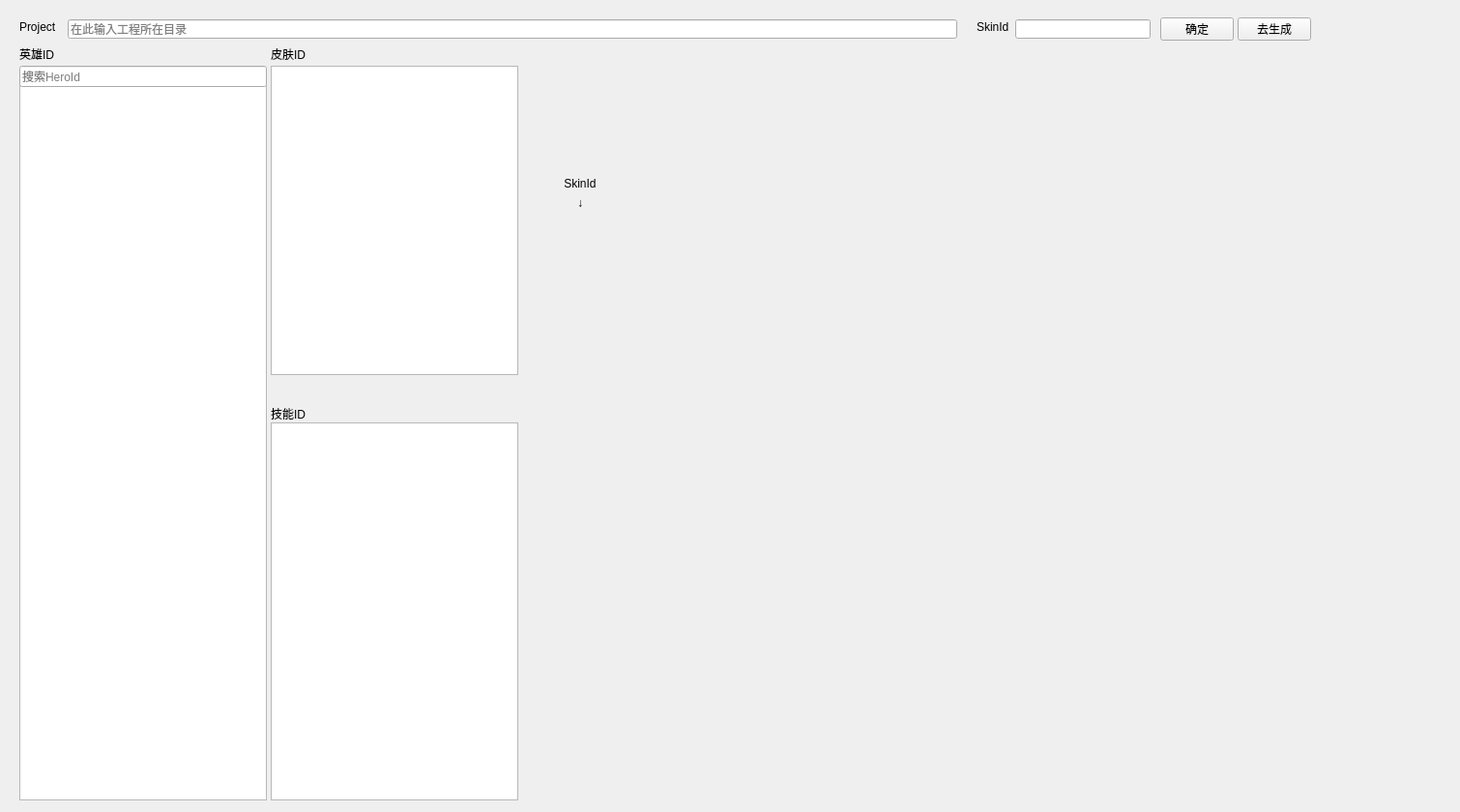
<?xml version="1.0" encoding="UTF-8"?>
<ui version="4.0">
 <class>QtSkillModelToolClass</class>
 <widget class="QMainWindow" name="QtSkillModelToolClass">
  <property name="geometry">
   <rect>
    <x>0</x>
    <y>0</y>
    <width>1510</width>
    <height>840</height>
   </rect>
  </property>
  <property name="windowTitle">
   <string>Skill Model Exporter</string>
  </property>
  <widget class="QWidget" name="centralWidget">
   <widget class="QWidget" name="gridLayoutWidget">
    <property name="geometry">
     <rect>
      <x>670</x>
      <y>50</y>
      <width>831</width>
      <height>781</height>
     </rect>
    </property>
    <layout class="QGridLayout" name="gLayoutPreview"/>
   </widget>
   <widget class="QLineEdit" name="editPath">
    <property name="geometry">
     <rect>
      <x>70</x>
      <y>20</y>
      <width>920</width>
      <height>20</height>
     </rect>
    </property>
    <property name="acceptDrops">
     <bool>false</bool>
    </property>
    <property name="autoFillBackground">
     <bool>false</bool>
    </property>
    <property name="placeholderText">
     <string>在此输入工程所在目录</string>
    </property>
    <property name="clearButtonEnabled">
     <bool>true</bool>
    </property>
   </widget>
   <widget class="QLabel" name="label">
    <property name="geometry">
     <rect>
      <x>20</x>
      <y>20</y>
      <width>42</width>
      <height>16</height>
     </rect>
    </property>
    <property name="text">
     <string>Project</string>
    </property>
   </widget>
   <widget class="QPushButton" name="btnConfirm">
    <property name="geometry">
     <rect>
      <x>1200</x>
      <y>18</y>
      <width>76</width>
      <height>24</height>
     </rect>
    </property>
    <property name="text">
     <string>确定</string>
    </property>
    <property name="autoDefault">
     <bool>false</bool>
    </property>
   </widget>
   <widget class="QLabel" name="label_3">
    <property name="geometry">
     <rect>
      <x>280</x>
      <y>48</y>
      <width>36</width>
      <height>16</height>
     </rect>
    </property>
    <property name="text">
     <string>皮肤ID</string>
    </property>
   </widget>
   <widget class="QListView" name="list_view_skins">
    <property name="geometry">
     <rect>
      <x>280</x>
      <y>68</y>
      <width>256</width>
      <height>320</height>
     </rect>
    </property>
   </widget>
   <widget class="QLabel" name="label_4">
    <property name="geometry">
     <rect>
      <x>280</x>
      <y>420</y>
      <width>36</width>
      <height>16</height>
     </rect>
    </property>
    <property name="text">
     <string>技能ID</string>
    </property>
   </widget>
   <widget class="QListView" name="list_view_skills">
    <property name="geometry">
     <rect>
      <x>280</x>
      <y>437</y>
      <width>256</width>
      <height>391</height>
     </rect>
    </property>
   </widget>
   <widget class="QLabel" name="label_2">
    <property name="geometry">
     <rect>
      <x>20</x>
      <y>48</y>
      <width>36</width>
      <height>16</height>
     </rect>
    </property>
    <property name="text">
     <string>英雄ID</string>
    </property>
   </widget>
   <widget class="QListView" name="list_view_heros">
    <property name="enabled">
     <bool>true</bool>
    </property>
    <property name="geometry">
     <rect>
      <x>20</x>
      <y>88</y>
      <width>256</width>
      <height>740</height>
     </rect>
    </property>
    <property name="sizePolicy">
     <sizepolicy hsizetype="Expanding" vsizetype="Expanding">
      <horstretch>0</horstretch>
      <verstretch>0</verstretch>
     </sizepolicy>
    </property>
   </widget>
   <widget class="QPushButton" name="btn_generate">
    <property name="geometry">
     <rect>
      <x>1280</x>
      <y>18</y>
      <width>76</width>
      <height>24</height>
     </rect>
    </property>
    <property name="text">
     <string>去生成</string>
    </property>
    <property name="autoDefault">
     <bool>false</bool>
    </property>
   </widget>
   <widget class="QLineEdit" name="edit_search_heroid">
    <property name="geometry">
     <rect>
      <x>20</x>
      <y>68</y>
      <width>256</width>
      <height>22</height>
     </rect>
    </property>
    <property name="placeholderText">
     <string>搜索HeroId</string>
    </property>
    <property name="clearButtonEnabled">
     <bool>true</bool>
    </property>
   </widget>
   <widget class="QLabel" name="label_5">
    <property name="geometry">
     <rect>
      <x>1010</x>
      <y>20</y>
      <width>40</width>
      <height>16</height>
     </rect>
    </property>
    <property name="text">
     <string>SkinId</string>
    </property>
   </widget>
   <widget class="QLineEdit" name="lineEdit">
    <property name="geometry">
     <rect>
      <x>1050</x>
      <y>20</y>
      <width>140</width>
      <height>20</height>
     </rect>
    </property>
   </widget>
   <widget class="QLabel" name="label_6">
    <property name="geometry">
     <rect>
      <x>560</x>
      <y>180</y>
      <width>80</width>
      <height>20</height>
     </rect>
    </property>
    <property name="text">
     <string>SkinId</string>
    </property>
    <property name="alignment">
     <set>Qt::AlignCenter</set>
    </property>
   </widget>
   <widget class="QLabel" name="label_7">
    <property name="geometry">
     <rect>
      <x>560</x>
      <y>200</y>
      <width>80</width>
      <height>20</height>
     </rect>
    </property>
    <property name="lineWidth">
     <number>1</number>
    </property>
    <property name="text">
     <string>↓</string>
    </property>
    <property name="textFormat">
     <enum>Qt::AutoText</enum>
    </property>
    <property name="alignment">
     <set>Qt::AlignCenter</set>
    </property>
   </widget>
  </widget>
 </widget>
 <layoutdefault spacing="6" margin="11"/>
 <resources>
  <include location="QtSkillModelTool.qrc"/>
 </resources>
 <connections/>
</ui>
